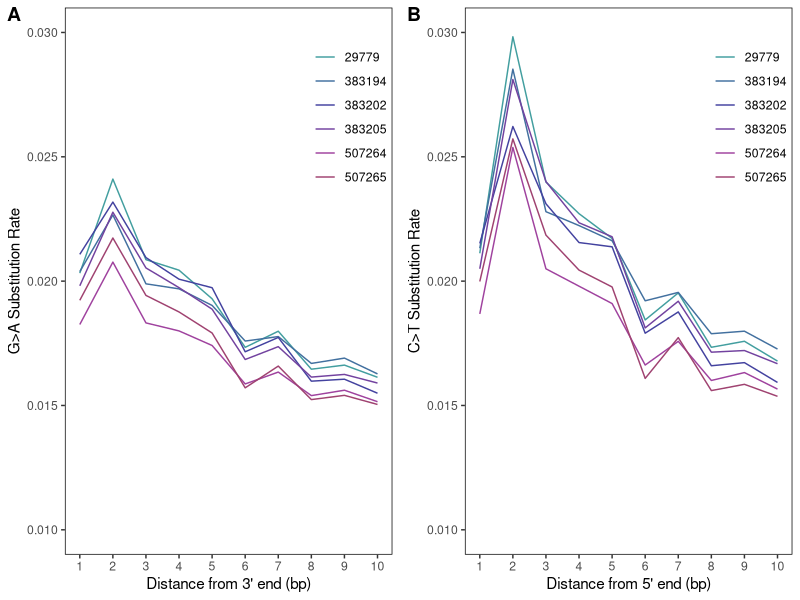

The R script that drew this image:
## ---- chunk 1
knitr::opts_chunk$set(echo = TRUE)
library(ggplot2)
library(tidyverse)
library(dplyr)
library(reshape2)
library(ggpubr)

setwd("/Users/abc6435/Desktop/KROH/data/dna_damage/")
five_prime <- read.table("5p_results.txt", header = TRUE)
three_prime <- read.table("3p_results.txt", header = TRUE)
## ---- chunk 2
#Fix Column Names
colnames(five_prime) <- c("TAG","SAMPLE","A>C", 
                          "A>G","A>T","C>A","C>G",
                          "C>T","G>A","G>C","G>T",
                          "T>A","T>C","T>G")
colnames(three_prime) <- c("TAG","SAMPLE","A>C", 
                          "A>G","A>T","C>A","C>G",
                          "C>T","G>A","G>C","G>T",
                          "T>A","T>C","T>G")
#Add Length Column
three_prime$LENGTH <- rep(1:10, times=6)
five_prime$LENGTH <- rep(1:10, times=6)

#Reformat to Long 
five_prime_m <- melt(five_prime, 
                  id.vars = c("TAG","SAMPLE","LENGTH"), 
                  variable.name = "DEAM", 
                  value.name = "RATE")

three_prime_m <- melt(three_prime, 
                  id.vars = c("TAG","SAMPLE","LENGTH"), 
                  variable.name = "DEAM", 
                  value.name = "RATE")

#Reformat SAMPLE column
three_prime_m$SAMPLE <- as.character(three_prime_m$SAMPLE)
five_prime_m$SAMPLE <- as.character(five_prime_m$SAMPLE)

## ---- chunk 3
#Color Leg
leg <- c("#429e9f","#42709f",
         "#43429f","#72429f",
         "#9f429e","#9f4270")

#Subset 
G_A_3p <- subset(three_prime_m, three_prime_m$DEAM=="G>A")

#plot
G_A_3p_plot <- ggplot(G_A_3p, aes(x=LENGTH, y=RATE, color=SAMPLE)) +
  geom_line() +
  scale_color_manual(values = leg) +
  scale_x_continuous(breaks = seq(1,10, by=1)) + 
   scale_y_continuous(breaks = seq(0.010,0.030, by=0.005),
                     limits = c(0.010,0.030)) +
  guides(color=guide_legend(override.aes=list(fill=NA))) +
  theme(panel.background = element_blank(),
        panel.border = element_rect(fill=NA, color="black"),
        legend.position=c(0.87,0.80),
        legend.background = element_blank(),
        legend.key = element_blank(),
        legend.title = element_blank()) +
  ylab("G>A Substitution Rate") +
  xlab("Distance from 3' end (bp)")


#Subset 
C_T_5p <- subset(five_prime_m, five_prime_m$DEAM=="C>T")

#plot
C_T_5p_plot <- ggplot(C_T_5p, aes(x=LENGTH, y=RATE, color=SAMPLE)) +
  geom_line() +
  scale_color_manual(values = leg) +
  scale_x_continuous(breaks = seq(1,10, by=1)) + 
  scale_y_continuous(breaks = seq(0.010,0.030, by=0.005),
                     limits = c(0.010,0.030)) +
  guides(color=guide_legend(override.aes=list(fill=NA))) +
  theme(panel.background = element_blank(),
        panel.border = element_rect(fill=NA, color="black"),
        legend.position=c(0.87,0.80),
        legend.background = element_blank(),
        legend.key = element_blank(),
        legend.title = element_blank()) +
  ylab("C>T Substitution Rate") +
  xlab("Distance from 5' end (bp)")
## ---- chunk 4

deam_GA_CT <- ggarrange(G_A_3p_plot,
          C_T_5p_plot,
          nrow=1,
          ncol = 2,
          widths = c(3,3),
          labels = c('A', 'B'))


ggsave(filename = "deam_GA_CT.png",
       plot = deam_GA_CT, 
       path = "/Users/abc6435/Desktop/KROH/figures/",
       width = 8,
       height = 4,
       units = "in",
       dpi = 300)
